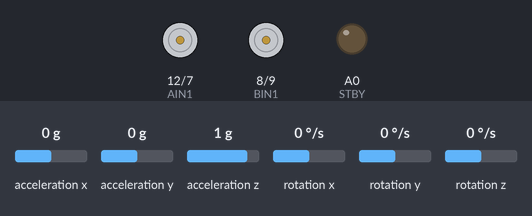
The sketch below on a simulated Arduino Uno, built with avr-gcc and run on an emulated ATmega328P. Shown: motor-driver pin pairs drawn as motors (green arrow = first pin HIGH = forward, orange = second pin HIGH = backward, longer = more drive, scaled by the enable pin, stopped while the standby pin is LOW), output pins drawn as LEDs (lit = HIGH). Wiring (inferred from the names in the program): MPU-6050 motion sensor at I2C address 0x68. The inputs (shaded band) are chosen by the test bench; at power-on: acceleration x 0 g, acceleration y 0 g, acceleration z 1 g, rotation x 0 °/s, rotation y 0 °/s, rotation z 0 °/s.

Above: at 0.1 s.
At 2.02 s:
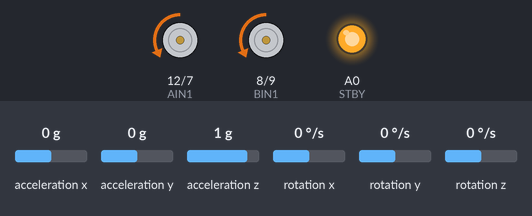
Timing chart, 0 to 4.0 s (numbered marks = the images above):
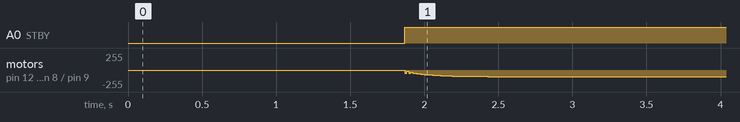

The sketch:

main0711_sucess0721.ino
```cpp
/*************************************************************************
  > File Name: mpu6050_kalman.c
  > Author: Leon Zhou
  > Mail: 156786363@qq.com
  > Created Time: Wednesday 13 July 2016 02:09:39 PM CST
 ************************************************************************/

//STBY-A0
//SCL-A5
//SDA-A4
//INT-2 (Optional)

#include <Kalman.h>
#include <Wire.h>
#include <math.h>

//mpu6050_kalman
float fRad2Deg = 57.295779513f; //将弧度转为角度的乘数
const int MPU = 0x68; //MPU-6050的I2C地址
const int nValCnt = 7; //一次读取寄存器的数量

const int nCalibTimes = 1000; //校准时读数的次数
int calibData[nValCnt]; //校准数据

unsigned long nLastTime = 0; //上一次读数的时间
float fLastRoll = 0.0f; //上一次滤波得到的Roll角
float fLastPitch = 0.0f; //上一次滤波得到的Pitch角
Kalman kalmanRoll; //Roll角滤波器
Kalman kalmanPitch; //Pitch角滤波器

//TB6612FNG
const int STBY = A0; //standby,当STBY=LOW,motor断电.（option)
const int AIN1 = 12;
const int AIN2 = 7;
const int BIN1 = 8;
const int BIN2 = 9;
const int PWMA = 5;
const int PWMB = 6;
 //HC-SR04
const int TrigPin = 2;
const int EchoPin = 13;
float cm;
 //

void setup() {
  Serial.begin(9600); //初始化串口，指定波特率
    //TB6612FNG
    pinMode(STBY,OUTPUT);
    pinMode(PWMA,OUTPUT);
    pinMode(PWMB,OUTPUT);
    pinMode(AIN1,OUTPUT);
    pinMode(AIN2,OUTPUT);
    pinMode(BIN1,OUTPUT);
    pinMode(BIN2,OUTPUT);
    //HC-SR04
    pinMode(TrigPin,OUTPUT);
    pinMode(EchoPin,INPUT);
  Wire.begin(); //初始化Wire库
  mpu6050_WriteMPUReg(0x6B, 0); //启动MPU6050设备

  mpu6050_Calibration(); //执行校准
  nLastTime = micros(); //记录当前时间
  PID_init();
}

void loop(){
  mpu6050_kalmanLoop();
  float pwm = PID_realize(100.0);
  motor_move(0,int(pwm),0);
  motor_move(1,int(pwm),0);
}


                    //自定义函数部分//
//HC-SR04,测距
float hcsr04_UltraDis()
{
    float cm;
    digitalWrite(TrigPin,LOW);
    delayMicroseconds(2);
    digitalWrite(TrigPin,HIGH);
    delayMicroseconds(10);
    digitalWrite(TrigPin,LOW);
    cm = pulseIn(EchoPin,HIGH)/58.0;
    cm = (int(cm*100.0))/100.0; //保留两位小数
    return cm;
}

//motor控制
void motor_move(int motor, int speed, int direction){
//Move specific motor at speed and direction
//motor: 0 for B 1 for A
//speed: 0 is off, and 255 is full speed
//direction: 0 clockwise, 1 counter-clockwise

  digitalWrite(STBY, HIGH); //disable standby

  boolean inPin1 = LOW;
  boolean inPin2 = HIGH;

  if(direction == 1){
    inPin1 = HIGH;
    inPin2 = LOW;
  }

  if(motor == 1){
    digitalWrite(AIN1, inPin1);
    digitalWrite(AIN2, inPin2);
    analogWrite(PWMA, speed);
  }else{
    digitalWrite(BIN1, inPin1);
    digitalWrite(BIN2, inPin2);
    analogWrite(PWMB, speed);
  }
}
//motor停止
void motor_stop(){
//enable standby
  digitalWrite(STBY, LOW);
}

// PID
struct _pid{
  float SetSpeed;
  float ActualSpeed;
  float err;
  float err_last;
  float Kp,Ki,Kd;
  float voltage;
  float integral;
  float umax;
  float umin;
}pid;

void PID_init(){
  pid.SetSpeed=0.0;
  pid.ActualSpeed=0.0;
  pid.err=0.0;
  pid.err_last=0.0;
  pid.voltage=0.0;
  pid.integral=0.0;
  pid.Kp=0.2;
  pid.Ki=0.1;
  pid.Kd=0.2;
  pid.umax=255;
  pid.umin=-255;
}

float PID_realize(float speed){
  int index;
  pid.SetSpeed=speed;
  pid.err=pid.SetSpeed-pid.ActualSpeed;

  if(pid.ActualSpeed>pid.umax){
    if(abs(pid.err)>100){
      index=0;
    }else{
    index=1;
    if(pid.err<0){
      pid.integral+=pid.err;
    }
    }
  }else if(pid.ActualSpeed<pid.umin){
  if(abs(pid.err)>100){
    index=0;
  }else{
    index=1;
    if(pid.err>0){
      pid.integral+=pid.err;
    }
  }
  }else{
    if(abs(pid.err)>100){
      index=0;
    }else{
      index=1;
      pid.integral+=pid.err;
    }
  }
  pid.voltage=pid.Kp*pid.err+index*pid.Ki*pid.integral+pid.Kd*(pid.err-pid.err_last);
  pid.err_last = pid.err;
  pid.ActualSpeed = pid.voltage*1.0;
  return pid.ActualSpeed;
}

//mpu6050_kalman
void mpu6050_kalmanLoop() {
  int readouts[nValCnt];
  mpu6050_ReadAccGyr(readouts); //读出测量值

  float realVals[7];
  mpu6050_Rectify(readouts, realVals); //根据校准的偏移量进行纠正

  //计算加速度向量的模长，均以g为单位
  float fNorm = sqrt(realVals[0] * realVals[0] + realVals[1] * realVals[1] + realVals[2] * realVals[2]);
  float fRoll = mpu6050_GetRoll(realVals, fNorm); //计算Roll角
  if (realVals[1] > 0) {
    fRoll = -fRoll;
  }
  float fPitch = mpu6050_GetPitch(realVals, fNorm); //计算Pitch角
  if (realVals[0] < 0) {
    fPitch = -fPitch;
  }

  //计算两次测量的时间间隔dt，以秒为单位
  unsigned long nCurTime = micros();
  float dt = (double)(nCurTime - nLastTime) / 1000000.0;
  //对Roll角和Pitch角进行卡尔曼滤波
  float fNewRoll = kalmanRoll.getAngle(fRoll, realVals[4], dt);
  float fNewPitch = kalmanPitch.getAngle(fPitch, realVals[5], dt);
  //跟据滤波值计算角度速
  float fRollRate = (fNewRoll - fLastRoll) / dt;
  float fPitchRate = (fNewPitch - fLastPitch) / dt;

 //更新Roll角和Pitch角
  fLastRoll = fNewRoll;
  fLastPitch = fNewPitch;
  //更新本次测的时间
  nLastTime = nCurTime;

  //Serial.print(fNewRoll); Serial.print(',');
  //Serial.print(fRollRate); Serial.print(",");
  //Serial.print(fNewPitch); Serial.print(',');
  //Serial.print(fPitchRate); Serial.print("\n");
  delay(10);
}


//向MPU6050写入一个字节的数据
//指定寄存器地址与一个字节的值
void mpu6050_WriteMPUReg(int nReg, unsigned char nVal) {
  Wire.beginTransmission(MPU);
  Wire.write(nReg);
  Wire.write(nVal);
  Wire.endTransmission(true);
}

//从MPU6050读出一个字节的数据
//指定寄存器地址，返回读出的值
unsigned char mpu6050_ReadMPUReg(int nReg) {
  Wire.beginTransmission(MPU);
  Wire.write(nReg);
  Wire.requestFrom(MPU, 1, true);
  Wire.endTransmission(true);
  return Wire.read();
}

//从MPU6050读出加速度计三个分量、温度和三个角速度计
//保存在指定的数组中
void mpu6050_ReadAccGyr(int *pVals) {
  Wire.beginTransmission(MPU);
  Wire.write(0x3B);
  Wire.requestFrom(MPU, nValCnt * 2, true);
  Wire.endTransmission(true);
  for (long i = 0; i < nValCnt; ++i) {
    pVals[i] = Wire.read() << 8 | Wire.read();
  }
}

//对大量读数进行统计，校准平均偏移量
void mpu6050_Calibration()
{
  float valSums[7] = {0.0f, 0.0f, 0.0f, 0.0f, 0.0f, 0.0f, 0.0};
  //先求和
  for (int i = 0; i < nCalibTimes; ++i) {
    int mpuVals[nValCnt];
    mpu6050_ReadAccGyr(mpuVals);
    for (int j = 0; j < nValCnt; ++j) {
      valSums[j] += mpuVals[j];
    }
  }
  //再求平均
  for (int i = 0; i < nValCnt; ++i) {
    calibData[i] = int(valSums[i] / nCalibTimes);
  }
  calibData[2] += 16384; //设芯片Z轴竖直向下，设定静态工作点。
}

//算得Roll角。
float mpu6050_GetRoll(float *pRealVals, float fNorm) {
  float fNormXZ = sqrt(pRealVals[0] * pRealVals[0] + pRealVals[2] * pRealVals[2]);
  float fCos = fNormXZ / fNorm;
  return acos(fCos) * fRad2Deg;
}

//算得Pitch角。
float mpu6050_GetPitch(float *pRealVals, float fNorm) {
  float fNormYZ = sqrt(pRealVals[1] * pRealVals[1] + pRealVals[2] * pRealVals[2]);
  float fCos = fNormYZ / fNorm;
  return acos(fCos) * fRad2Deg;
}

//对读数进行纠正，消除偏移，并转换为物理量。
void mpu6050_Rectify(int *pReadout, float *pRealVals) {
  for (int i = 0; i < 3; ++i) {
    pRealVals[i] = (float)(pReadout[i] - calibData[i]) / 16384.0f;
  }
  pRealVals[3] = pReadout[3] / 340.0f + 36.53;
  for (int i = 4; i < 7; ++i) {
    pRealVals[i] = (float)(pReadout[i] - calibData[i]) / 131.0f;
  }
}
```

Measured:
- by itself, A0 (STBY): LOW → HIGH at 1.9 s
